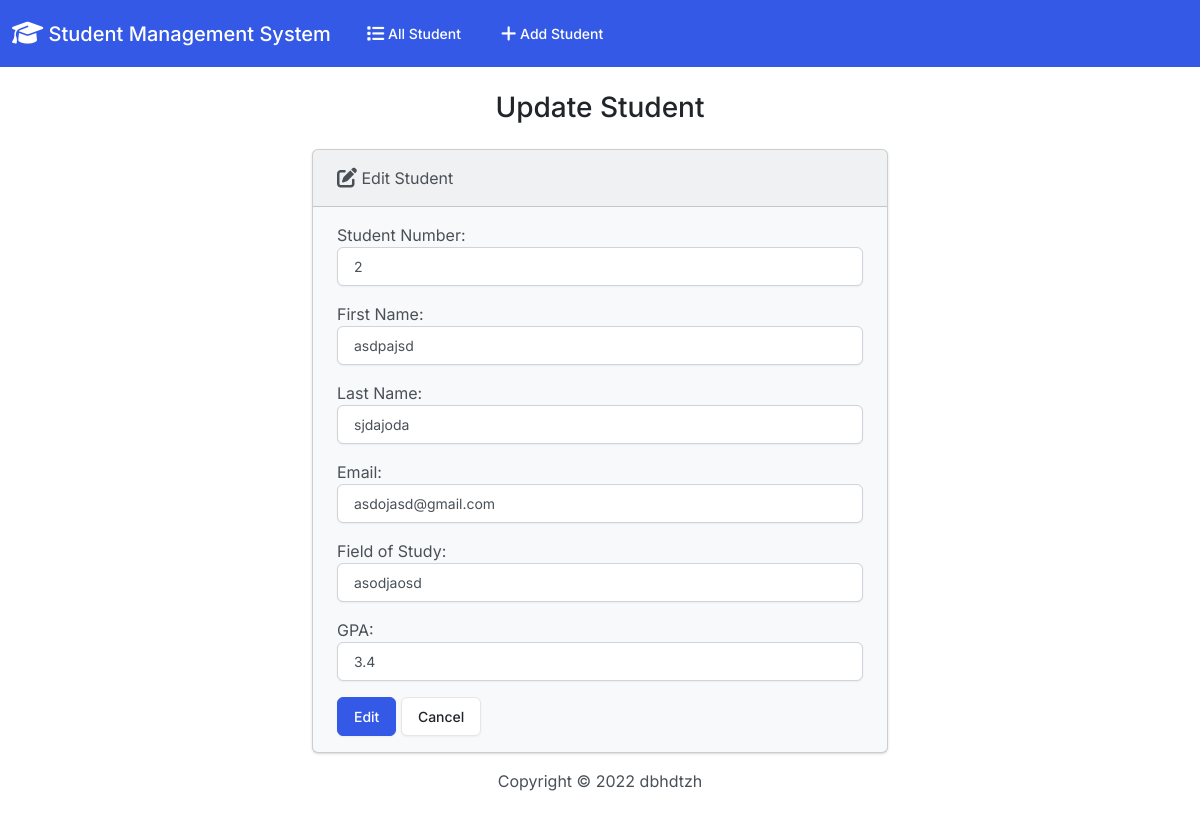
The page /edit/3 on the database its author committed.
### students/models.py (models this page shows, shortened)
class Student(models.Model):
    student_number = models.PositiveIntegerField()
    first_name = models.CharField(max_length=50)
    last_name = models.CharField(max_length=50)
    email = models.EmailField(max_length=100)
    field_of_study = models.CharField(max_length=50)
    gpa = models.FloatField()

### students/views.py (the view)
# urls.py: path('edit/<int:id>', views.edit_student, name='edit_student'),
def edit_student(request, id):
    if request.method == 'POST':
        student = Student.objects.get(pk=id)
        form = StudentForm(request.POST, instance=student)
        if form.is_valid():
            form.save()
            return render(request, 'students/edit_student.html', {
                'form': StudentForm(instance=student),
                'success': True
            })
    else:
        student = Student.objects.get(pk=id)
        form = StudentForm(instance=student)
    return render(request, 'students/edit_student.html', {'form': form})

### students/forms.py
class StudentForm(forms.ModelForm):
    class Meta:
        model = Student
        fields = ['student_number', 'first_name', 'last_name', 'email', 'field_of_study', 'gpa']
        labels = {
            'student_number': 'Student Number',
            'first_name': 'First Name',
            'last_name': 'Last Name',
            'email': 'Email',
            'field_of_study': 'Field of Study',
            'gpa': 'GPA',
        }
        widgets = {
            'student_number': forms.NumberInput(attrs={'class': 'form-control'}),
            'first_name': forms.TextInput(attrs={'class': 'form-control'}),
            'last_name': forms.TextInput(attrs={'class': 'form-control'}),
            'email': forms.EmailInput(attrs={'class': 'form-control'}),
            'field_of_study': forms.TextInput(attrs={'class': 'form-control'}),
            'gpa': forms.NumberInput(attrs={'class': 'form-control'}),
        }

### templates/students/edit_student.html (shortened to what this page needs)
{% extends "students/base.html" %}
{%  block body %}
    <h3 class="text-center m-4">Update Student</h3>
    {% if success %}
        <div class="alert alert-success" role="alert">
            The student has been updated successfully! <a href="{% url 'index' %}" class="alert-link">Go to homepage.</a>
        </div>
    {% else %}
        <div class="row justify-content-center">
            <div class="col-6">
                <div class="card bg-light mb-3">
                    <div class="card-header">
                        <i class="fa-solid fa-pen-to-square fa-lg"></i> Edit Student
                    </div>
                    <div class="card-body">
                        <form action="" method="POST">
                            {{ form.as_p }}
                            <button type="submit" class="btn btn-primary">Edit</button>
                            <a href="{% url 'index' %}" class="btn btn-secondary">Cancel</a>
                        </form>
                    </div>
                </div>
            </div>
        </div>
    {%  endif %}
{% endblock %}

### rows shown on the page
Student: student_number "2", first_name "asdpajsd", last_name "sjdajoda", email "asdojasd@gmail.com", field_of_study "asodjaosd", gpa "3.4"
